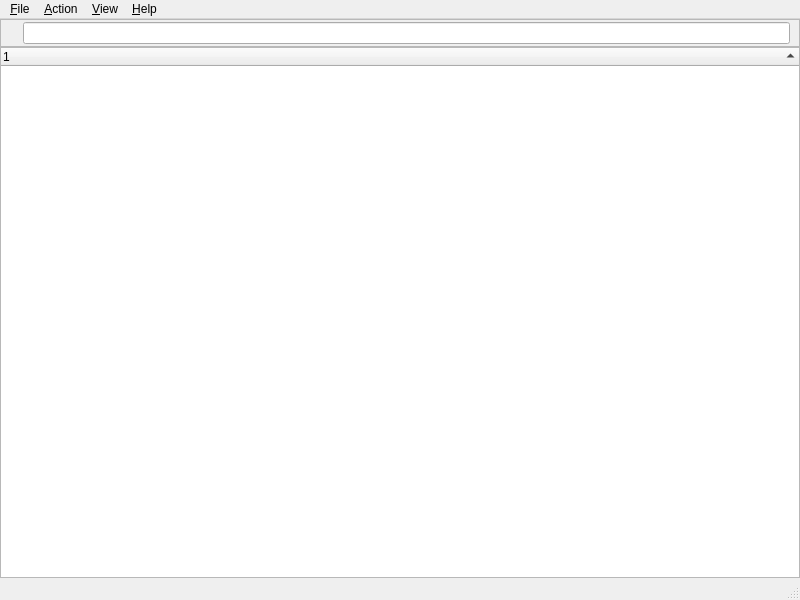
<?xml version="1.0" encoding="UTF-8"?>
<ui version="4.0">
 <class>MainWindow</class>
 <widget class="QMainWindow" name="MainWindow">
  <property name="geometry">
   <rect>
    <x>0</x>
    <y>0</y>
    <width>800</width>
    <height>600</height>
   </rect>
  </property>
  <property name="windowTitle">
   <string>Devine</string>
  </property>
  <widget class="QWidget" name="centralwidget">
   <layout class="QVBoxLayout" name="verticalLayout">
    <property name="spacing">
     <number>0</number>
    </property>
    <property name="leftMargin">
     <number>0</number>
    </property>
    <property name="topMargin">
     <number>0</number>
    </property>
    <property name="rightMargin">
     <number>0</number>
    </property>
    <property name="bottomMargin">
     <number>0</number>
    </property>
    <item>
     <widget class="QFrame" name="frame">
      <property name="frameShape">
       <enum>QFrame::StyledPanel</enum>
      </property>
      <property name="frameShadow">
       <enum>QFrame::Raised</enum>
      </property>
      <layout class="QHBoxLayout" name="horizontalLayout">
       <property name="leftMargin">
        <number>9</number>
       </property>
       <property name="topMargin">
        <number>2</number>
       </property>
       <property name="rightMargin">
        <number>9</number>
       </property>
       <property name="bottomMargin">
        <number>2</number>
       </property>
       <item>
        <widget class="QLabel" name="label">
         <property name="text">
          <string/>
         </property>
         <property name="pixmap">
          <pixmap resource="dm.qrc">:/images/filter.png</pixmap>
         </property>
        </widget>
       </item>
       <item>
        <widget class="QLineEdit" name="the_filter"/>
       </item>
      </layout>
     </widget>
    </item>
    <item>
     <widget class="QTreeWidget" name="the_tree">
      <property name="contextMenuPolicy">
       <enum>Qt::CustomContextMenu</enum>
      </property>
      <property name="styleSheet">
       <string notr="true">QTreeView::item { padding-right: 10px;}.</string>
      </property>
      <property name="selectionMode">
       <enum>QAbstractItemView::ExtendedSelection</enum>
      </property>
      <property name="sortingEnabled">
       <bool>true</bool>
      </property>
      <column>
       <property name="text">
        <string notr="true"/>
       </property>
      </column>
     </widget>
    </item>
   </layout>
  </widget>
  <widget class="QMenuBar" name="menubar">
   <property name="geometry">
    <rect>
     <x>0</x>
     <y>0</y>
     <width>800</width>
     <height>21</height>
    </rect>
   </property>
   <widget class="QMenu" name="menu_File">
    <property name="title">
     <string>&amp;File</string>
    </property>
    <addaction name="actionE_xit"/>
   </widget>
   <widget class="QMenu" name="menu_View">
    <property name="title">
     <string>&amp;View</string>
    </property>
    <addaction name="actionDevices_by_type"/>
    <addaction name="actionDevices_by_connection"/>
    <addaction name="separator"/>
    <addaction name="actionShow_hidden_devices"/>
    <addaction name="separator"/>
    <addaction name="actionSelect_columns"/>
   </widget>
   <widget class="QMenu" name="menu_Help">
    <property name="title">
     <string>&amp;Help</string>
    </property>
    <addaction name="action_About"/>
   </widget>
   <widget class="QMenu" name="menu_Action">
    <property name="title">
     <string>&amp;Action</string>
    </property>
    <addaction name="action_Scan_for_hardware_changes"/>
   </widget>
   <addaction name="menu_File"/>
   <addaction name="menu_Action"/>
   <addaction name="menu_View"/>
   <addaction name="menu_Help"/>
  </widget>
  <widget class="QStatusBar" name="statusbar"/>
  <action name="actionE_xit">
   <property name="text">
    <string>E&amp;xit</string>
   </property>
  </action>
  <action name="actionDevices_by_type">
   <property name="checkable">
    <bool>true</bool>
   </property>
   <property name="text">
    <string>D&amp;evices by type</string>
   </property>
  </action>
  <action name="actionDevices_by_connection">
   <property name="checkable">
    <bool>true</bool>
   </property>
   <property name="text">
    <string>De&amp;vices by connection</string>
   </property>
  </action>
  <action name="actionShow_hidden_devices">
   <property name="checkable">
    <bool>true</bool>
   </property>
   <property name="text">
    <string>Sho&amp;w hidden devices</string>
   </property>
  </action>
  <action name="actionSelect_columns">
   <property name="text">
    <string>Select &amp;columns</string>
   </property>
  </action>
  <action name="action_About">
   <property name="text">
    <string>&amp;About</string>
   </property>
  </action>
  <action name="action_Scan_for_hardware_changes">
   <property name="text">
    <string>&amp;Scan for hardware changes</string>
   </property>
  </action>
 </widget>
 <resources>
  <include location="dm.qrc"/>
 </resources>
 <connections/>
</ui>
